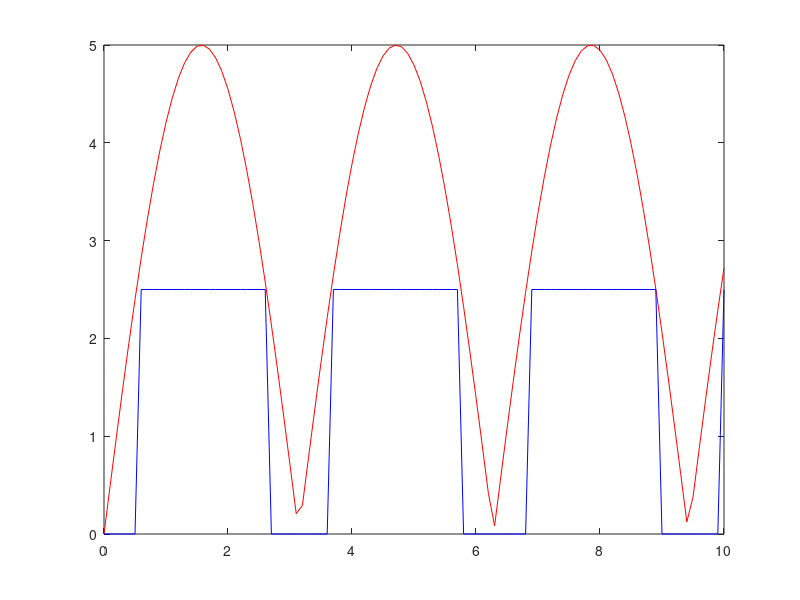

This figure's MATLAB source:
f = 10;
n = 3 ;
q = f/2^(n-1) ;
t = 0:0.1:10 ;
y = abs(5 * sin(t));

x0 = fix(y/q);



y0 = dec2bin(x0,n) ;
y1 = x0 * q;
plot (t,y,'r') ;
hold on ;
plot (t, y1,'b')  ;